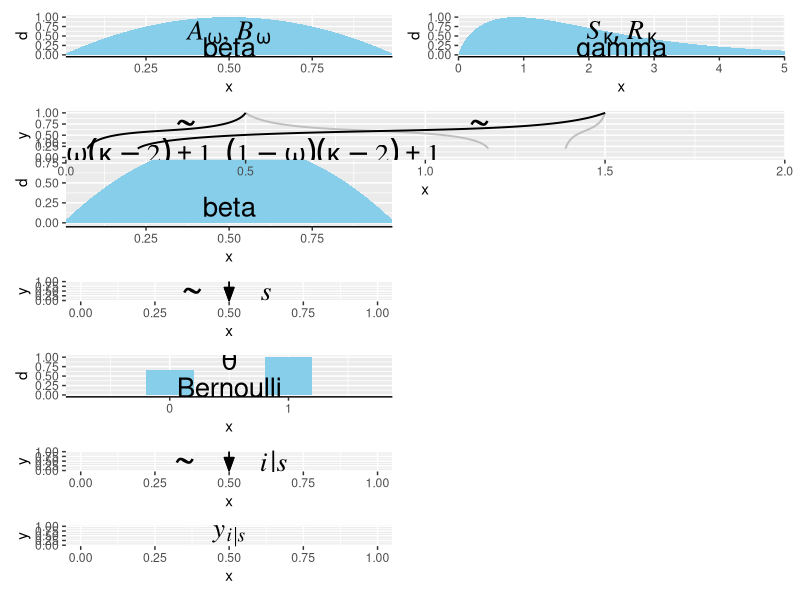

Reproduce this figure in R.
# Figure 9.7.R
# Source: https://solomonkurz.netlify.app/post/2020-03-09-make-model-diagrams-kruschke-style/
# John Kruschke, November 2015.
# Kruschke, J. K. (2015). Doing Bayesian Data Analysis, Second Edition: 
# A Tutorial with R, JAGS, and Stan. Academic Press / Elsevier.

# Optional generic preliminaries:
graphics.off() # This closes all of R's graphics windows.
rm(list=ls())  # Careful! This clears all of R's memory!

library(tidyverse)
library(patchwork)
library(ggforce)

# a beta density
p1 <-
  tibble(x = seq(from = .01, to = .99, by = .01),
         d = (dbeta(x, 2, 2)) / max(dbeta(x, 2, 2))) %>% 
  ggplot(aes(x = x, y = d)) +
  geom_area(fill = "skyblue", size = 0) +
  annotate(geom = "text",
           x = .5, y = .2,
           label = "beta",
           size = 7) +
  annotate(geom = "text",
           x = .5, y = .6,
           label = "italic(A[omega])*', '*italic(B[omega])", 
           size = 7, family = "Times", parse = TRUE) +
  scale_x_continuous(expand = c(0, 0)) +
  theme(axis.line.x = element_line(size = 0.5))

# a gamma density
p2 <-
  tibble(x = seq(from = 0, to = 5, by = .01),
         d = (dgamma(x, 1.75, .85) / max(dgamma(x, 1.75, .85)))) %>% 
  ggplot(aes(x = x, y = d)) +
  geom_area(fill = "skyblue", size = 0) +
  annotate(geom = "text",
           x = 2.5, y = .2,
           label = "gamma",
           size = 7) +
  annotate(geom = "text",
           x = 2.5, y = .6,
           label = "list(italic(S)[kappa], italic(R)[kappa])",
           size = 7, family = "Times", parse = TRUE) +
  scale_x_continuous(expand = c(0, 0)) +
  theme(axis.line.x = element_line(size = 0.5))

p3 <-
  tibble(x = c(.5, .475, .26, .08, .06,
               .5, .55, .85, 1.15, 1.175,
               1.5, 1.4, 1, .25, .2,
               1.5, 1.49, 1.445, 1.4, 1.39),
         y = c(1, .7, .6, .5, .2,
               1, .7, .6, .5, .2,
               1, .7, .6, .5, .2,
               1, .75, .6, .45, .2),
         line = rep(letters[2:1], each = 5) %>% rep(., times = 2),
         plot = rep(1:2, each = 10)) %>% 
  
  ggplot(aes(x = x, y = y, group = interaction(plot, line))) +
  geom_bspline(aes(color = line),
               size = 2/3, show.legend = F) + 
  annotate(geom = "text",
           x = 0, y = .1,
           label = "omega(kappa-2)+1*', '*(1-omega)(kappa-2)+1",
           size = 7, parse = T, family = "Times", hjust = 0) +
  annotate(geom = "text",
           x = c(1/3, 1.15), y = .7,
           label = "'~'",
           size = 10, parse = T, family = "Times") +
  scale_color_manual(values = c("grey75", "black")) +
  scale_x_continuous(expand = c(0, 0), limits = c(0, 2)) +
  ylim(0, 1)

# another beta density
p4 <-
  tibble(x = seq(from = .01, to = .99, by = .01),
         d = (dbeta(x, 2, 2)) / max(dbeta(x, 2, 2))) %>% 
  ggplot(aes(x = x, y = d)) +
  geom_area(fill = "skyblue", size = 0) +
  annotate(geom = "text",
           x = .5, y = .2,
           label = "beta",
           size = 7) +
  scale_x_continuous(expand = c(0, 0)) +
  theme(axis.line.x = element_line(size = 0.5))

## an annotated arrow
# save our custom arrow settings
my_arrow <- arrow(angle = 20, length = unit(0.35, "cm"), type = "closed")
p5 <-
  tibble(x     = c(.375, .625),
         y     = c(1/3, 1/3),
         label = c("'~'", "italic(s)")) %>% 
  
  ggplot(aes(x = x, y = y, label = label)) +
  geom_text(size = c(10, 7), parse = T, family = "Times") +
  geom_segment(x = 0.5, xend = 0.5,
               y = 1, yend = 0,
               arrow = my_arrow) +
  xlim(0, 1)

# bar plot of Bernoulli data
p6 <-
  tibble(x = 0:1,
         d = (dbinom(x, size = 1, prob = .6)) / max(dbinom(x, size = 1, prob = .6))) %>% 
  
  ggplot(aes(x = x, y = d)) +
  geom_col(fill = "skyblue", width = .4) +
  annotate(geom = "text",
           x = .5, y = .2,
           label = "Bernoulli",
           size = 7) +
  annotate(geom = "text",
           x = .5, y = .94,
           label = "theta", 
           size = 7, family = "Times", parse = T) +
  xlim(-.75, 1.75) +
  theme(axis.line.x = element_line(size = 0.5))

# another annotated arrow
p7 <-
  tibble(x     = c(.35, .65),
         y     = c(1/3, 1/3),
         label = c("'~'", "italic(i)*'|'*italic(s)")) %>% 
  
  ggplot(aes(x = x, y = y, label = label)) +
  geom_text(size = c(10, 7), parse = T, family = "Times") +
  geom_segment(x = .5, xend = .5,
               y = 1, yend = 0,
               arrow = my_arrow) +
  xlim(0, 1)

# some text
p8 <-
  tibble(x     = .5,
         y     = .5,
         label = "italic(y[i])['|'][italic(s)]") %>% 
  
  ggplot(aes(x = x, y = y, label = label)) +
  geom_text(size = 7, parse = T, family = "Times") +
  xlim(0, 1)

layout <- c(
  area(t = 1, b = 2, l = 1, r = 1),
  area(t = 1, b = 2, l = 2, r = 2),
  area(t = 4, b = 5, l = 1, r = 1),
  area(t = 3, b = 4, l = 1, r = 2),
  area(t = 6, b = 6, l = 1, r = 1),
  area(t = 7, b = 8, l = 1, r = 1),
  area(t = 9, b = 9, l = 1, r = 1),
  area(t = 10, b = 10, l = 1, r = 1)
)

(p1 + p2 + p4 + p3 + p5 + p6 + p7 + p8) + 
  plot_layout(design = layout) &
  ylim(0, 1)
